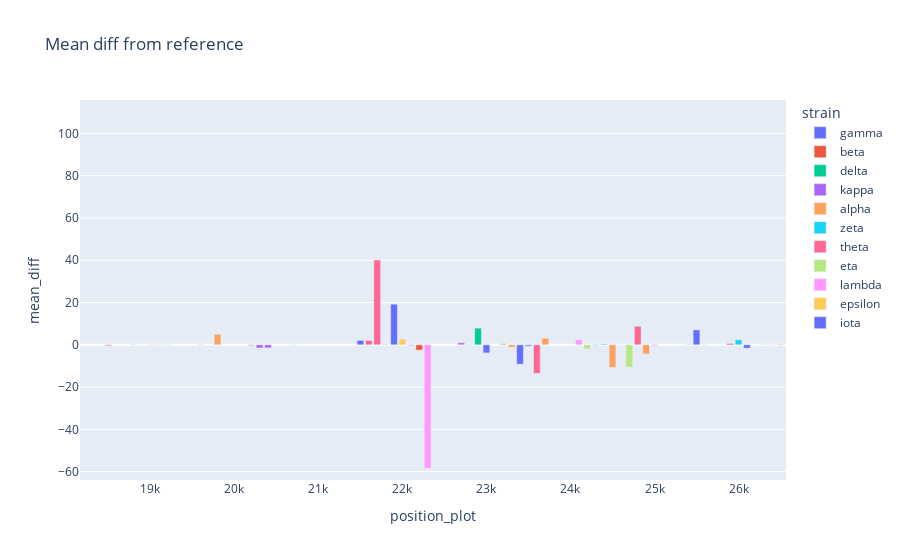

The notebook cell this image was saved under:
### Code cell
diff_df['mean_diff'] = diff_df['old_mean_score'] - diff_df['new_mean_score']
diff_df['position_plot'] = (diff_df['position'] // 100) * 100
plot_df = diff_df.groupby('position_plot').agg({'mean_diff': 'sum', 'strain': 'first', }).reset_index(drop=False)
# diff_df.plot(kind='bar', x='position_plot', y='mean_diff', title='strain', )
fig = px.bar(plot_df, x="position_plot", y='mean_diff', color='strain', title='Mean diff from reference')
fig.show()

### Figure 1 — Plotly figure (JSON) as saved in the notebook; plotly's stock layout.template omitted (floating-point values rounded to 4 significant figures)
{"data": [{"alignmentgroup": "True", "hovertemplate": "strain=gamma<br>position_plot=%{x}<br>mean_diff=%{y}<extra></extra>", "legendgroup": "gamma", "marker": {"color": "#636efa", "pattern": {"shape": ""}}, "name": "gamma", "offsetgroup": "gamma", "orientation": "v", "showlegend": true, "textposition": "auto", "type": "bar", "x": [0, 700, 1200, 2700, 3000, 3800, 5300, 5600, 6300, 6600, 9100, 12700, 13800, 17200, 18800, 21900, 22100, 22800, 23000, 23400, 23500, 24600, 26100, 28500], "xaxis": "x", "y": [-9.148, -0.04868, -0.00235, 0.1213, 0.4169, 0.02525, 0.1297, -1.369, -0.1056, -0.1718, 0.5092, 0.01033, 0.8077, 0.336, 0.07695, 19.22, -0.2589, -0.1398, -3.843, -9.148, -0.6031, 0.02303, -1.602, 0.6112], "yaxis": "y"}, {"alignmentgroup": "True", "hovertemplate": "strain=beta<br>position_plot=%{x}<br>mean_diff=%{y}<extra></extra>", "legendgroup": "beta", "marker": {"color": "#EF553B", "pattern": {"shape": ""}}, "name": "beta", "offsetgroup": "beta", "orientation": "v", "showlegend": true, "textposition": "auto", "type": "bar", "x": [100, 300, 5200, 10300, 21800, 22200, 25900, 26400, 28600], "xaxis": "x", "y": [0.6947, 55.94, 0.1514, -0.06446, 0.1619, -2.52, 0.5943, 0.03346, -0.248], "yaxis": "y"}, {"alignmentgroup": "True", "hovertemplate": "strain=delta<br>position_plot=%{x}<br>mean_diff=%{y}<extra></extra>", "legendgroup": "delta", "marker": {"color": "#00cc96", "pattern": {"shape": ""}}, "name": "delta", "offsetgroup": "delta", "orientation": "v", "showlegend": true, "textposition": "auto", "type": "bar", "x": [200, 1000, 4100, 6400, 7100, 9000, 10000, 11200, 15400, 16400, 19200, 22900, 24400, 25400, 26700, 27600, 27800, 28200, 28400, 29400], "xaxis": "x", "y": [45.27, 0.3643, 0.1062, 1.965, 0.1324, 0.402, 1.071, 9.84, 0.8379, -5.544, 0.03697, 7.894, 0.3328, 0.09093, -0.2216, -0.07689, -2.883, -0.03671, -0.04429, -0.1051], "yaxis": "y"}, {"alignmentgroup": "True", "hovertemplate": "strain=kappa<br>position_plot=%{x}<br>mean_diff=%{y}<extra></extra>", "legendgroup": "kappa", "marker": {"color": "#ab63fa", "pattern": {"shape": ""}}, "name": "kappa", "offsetgroup": "kappa", "orientation": "v", "showlegend": true, "textposition": "auto", "type": "bar", "x": [400, 3400, 4700, 5500, 8900, 17500, 20300, 20400, 22700, 25000, 27700], "xaxis": "x", "y": [0.03081, 0.1421, -0.0327, -0.1625, 1.77, 0.3241, -1.52, -1.447, 0.9441, -0.227, -0.01229], "yaxis": "y"}, {"alignmentgroup": "True", "hovertemplate": "strain=alpha<br>position_plot=%{x}<br>mean_diff=%{y}<extra></extra>", "legendgroup": "alpha", "marker": {"color": "#FFA15A", "pattern": {"shape": ""}}, "name": "alpha", "offsetgroup": "alpha", "orientation": "v", "showlegend": true, "textposition": "auto", "type": "bar", "x": [900, 1900, 2000, 3200, 5900, 6900, 14600, 15200, 16100, 17600, 19000, 19800, 23200, 23300, 23700, 24500, 24900, 25600, 28000, 28100], "xaxis": "x", "y": [0.7352, 2.042, 0.7911, 0.09496, 0.4428, -0.03207, 0.2448, 0.7845, -0.3755, -0.1498, -0.1622, 4.99, 0.5618, -1.154, 3.127, -10.68, -4.343, 0.03747, 0.01927, -1.172], "yaxis": "y"}, {"alignmentgroup": "True", "hovertemplate": "strain=zeta<br>position_plot=%{x}<br>mean_diff=%{y}<extra></extra>", "legendgroup": "zeta", "marker": {"color": "#19d3f3", "pattern": {"shape": ""}}, "name": "zeta", "offsetgroup": "zeta", "orientation": "v", "showlegend": true, "textposition": "auto", "type": "bar", "x": [1400, 2300, 2500, 11000, 11600, 12800, 24300, 26000], "xaxis": "x", "y": [1.37, 6.809, -0.2256, 0.8078, 1.045, -0.5972, -0.2669, 2.351], "yaxis": "y"}, {"alignmentgroup": "True", "hovertemplate": "strain=theta<br>position_plot=%{x}<br>mean_diff=%{y}<extra></extra>", "legendgroup": "theta", "marker": {"color": "#FF6692", "pattern": {"shape": ""}}, "name": "theta", "offsetgroup": "theta", "orientation": "v", "showlegend": true, "textposition": "auto", "type": "bar", "x": [1700, 4200, 4500, 4900, 7500, 8100, 9200, 11300, 12000, 13400, 17300, 17700, 18500, 19600, 20200, 21600, 21700, 23600, 24800, 26800, 29700], "xaxis": "x", "y": [-0.02984, -0.4689, -0.08343, 0.3891, 0.06619, 0.9661, -2.934, -0.7527, 1.319, 2.045, 0.2645, -6.996, -0.4508, -0.116, -0.336, 2.074, 40.09, -13.49, 8.767, 4.96, 335.2], "yaxis": "y"}, {"alignmentgroup": "True", "hovertemplate": "strain=eta<br>position_plot=%{x}<br>mean_diff=%{y}<extra></extra>", "legendgroup": "eta", "marker": {"color": "#B6E880", "pattern": {"shape": ""}}, "name": "eta", "offsetgroup": "eta", "orientation": "v", "showlegend": true, "textposition": "auto", "type": "bar", "x": [1800, 2600, 5800, 6200, 8000, 8500, 9500, 14400, 18100, 20700, 24200, 24700, 26300, 27200, 28300, 29500], "xaxis": "x", "y": [-0.03318, 0.1877, 0.06542, 0.7851, -0.01575, -1.933, 0.2668, 21.6, 0.8119, -0.1083, -1.91, -10.52, 0.09552, -9.402, 16.18, -3.49], "yaxis": "y"}, {"alignmentgroup": "True", "hovertemplate": "strain=lambda<br>position_plot=%{x}<br>mean_diff=%{y}<extra></extra>", "legendgroup": "lambda", "marker": {"color": "#FF97FF", "pattern": {"shape": ""}}, "name": "lambda", "offsetgroup": "lambda", "orientation": "v", "showlegend": true, "textposition": "auto", "type": "bar", "x": [4000, 7400, 9800, 13500, 22300, 24100, 28800, 28900, 29300], "xaxis": "x", "y": [0.006948, -0.299, -2.585, 1.7, -58.36, 2.37, 1.944, -1.239, 1.845], "yaxis": "y"}, {"alignmentgroup": "True", "hovertemplate": "strain=epsilon<br>position_plot=%{x}<br>mean_diff=%{y}<extra></extra>", "legendgroup": "epsilon", "marker": {"color": "#FECB52", "pattern": {"shape": ""}}, "name": "epsilon", "offsetgroup": "epsilon", "orientation": "v", "showlegend": true, "textposition": "auto", "type": "bar", "x": [9700, 13700, 16300, 17000, 19100, 22000, 26500, 26600], "xaxis": "x", "y": [0.00513, 0.01411, 0.1508, -0.3686, 0.2008, 2.661, 0.3256, 0.3942], "yaxis": "y"}, {"alignmentgroup": "True", "hovertemplate": "strain=iota<br>position_plot=%{x}<br>mean_diff=%{y}<extra></extra>", "legendgroup": "iota", "marker": {"color": "#636efa", "pattern": {"shape": ""}}, "name": "iota", "offsetgroup": "iota", "orientation": "v", "showlegend": true, "textposition": "auto", "type": "bar", "x": [21500, 25500, 27900], "xaxis": "x", "y": [2.084, 7.071, 1.958], "yaxis": "y"}], "layout": {"autosize": true, "barmode": "relative", "legend": {"title": {"text": "strain"}, "tracegroupgap": 0}, "title": {"text": "Mean diff from reference"}, "xaxis": {"anchor": "y", "autorange": false, "domain": [0, 1], "range": [18160.0, 26570.0], "title": {"text": "position_plot"}, "type": "linear"}, "yaxis": {"anchor": "x", "autorange": false, "domain": [0, 1], "range": [-63.96, 115.8], "title": {"text": "mean_diff"}, "type": "linear"}}}
